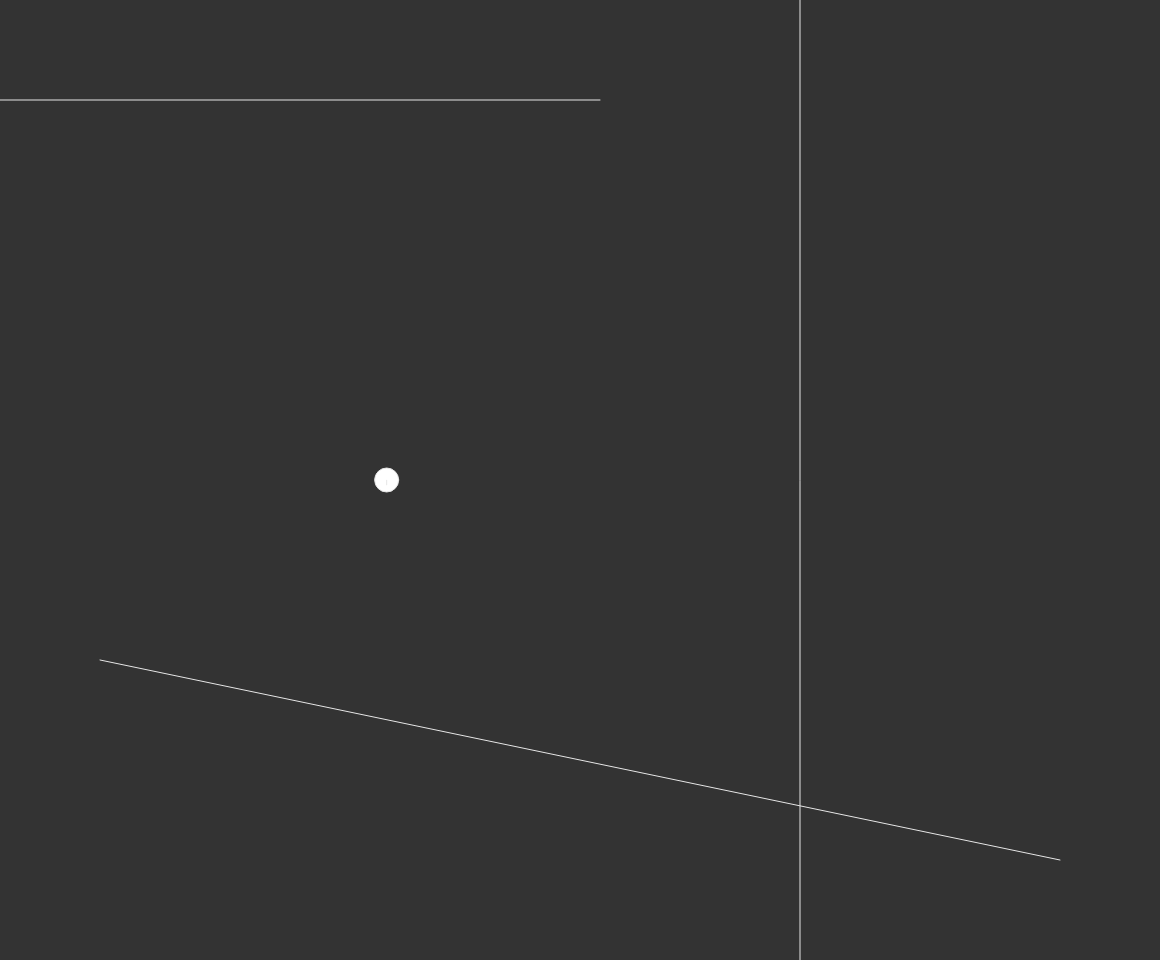
Frame 1 (no input)
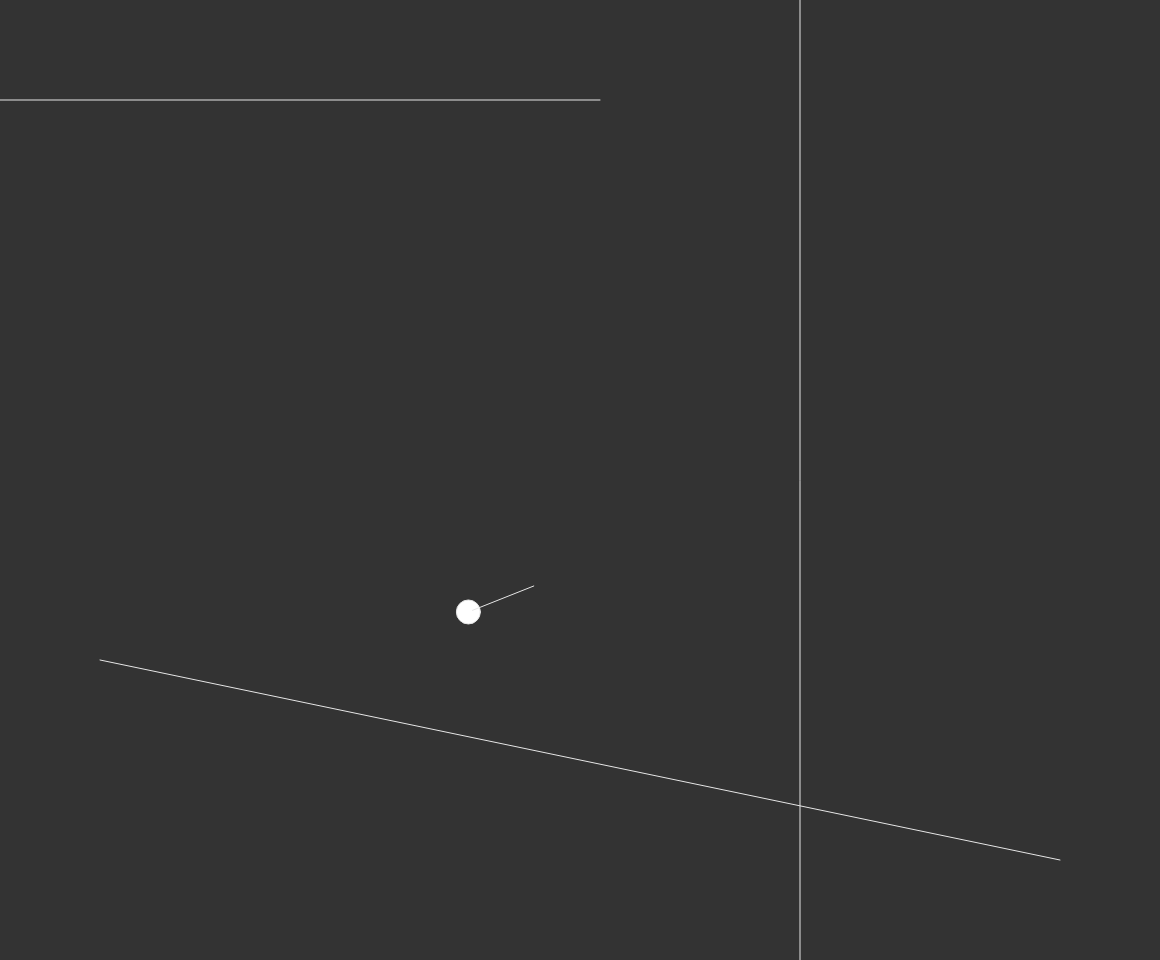
Frame 60 (no input)
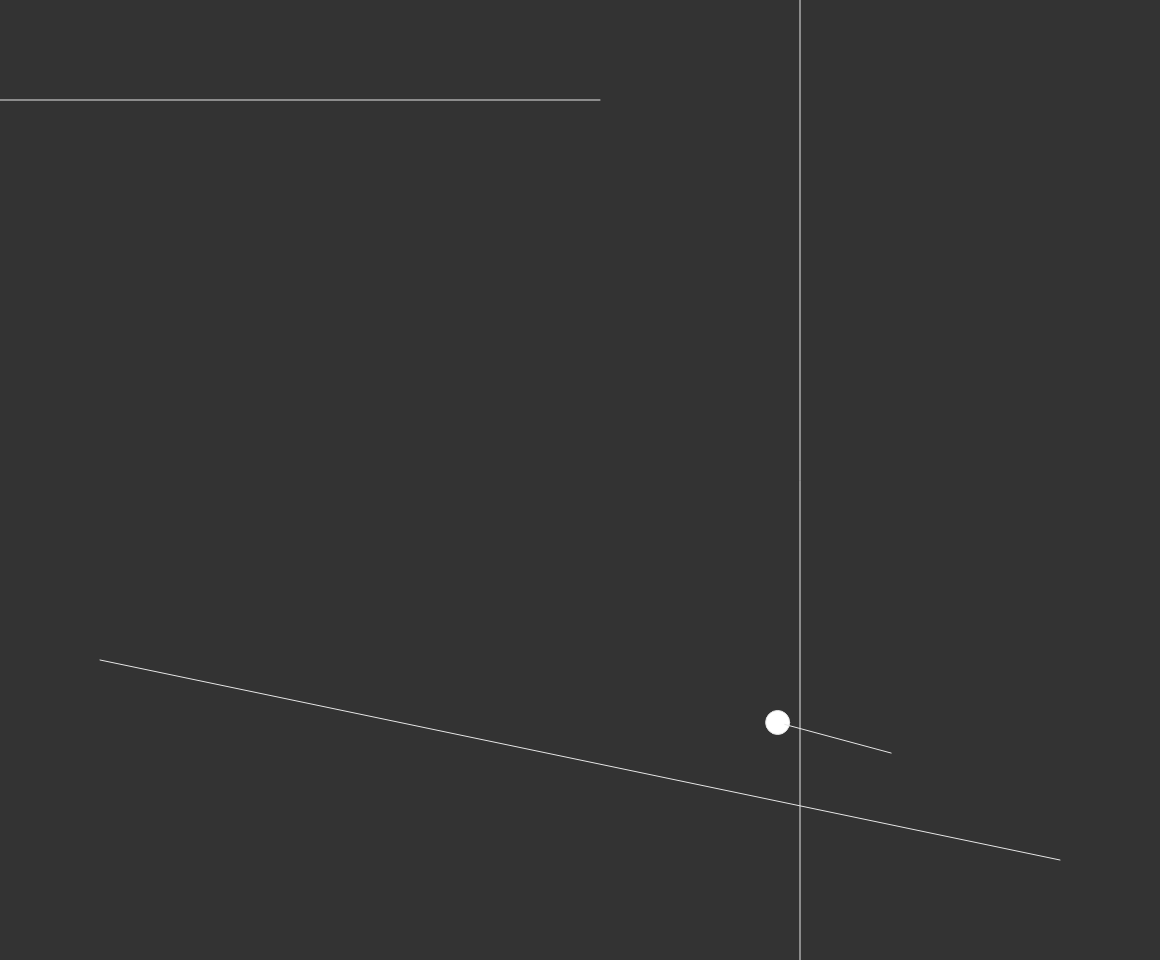
Frame 120 (the mouse pressed at the canvas centre since frame 60)

The p5.js sketch that drew these frames (run headless with seeded random() and noise() and a simulated clock; from frame 60 on, the mouse is pressed at the canvas centre):

// p5.js sketch
// ── sketch.js
var w = window.innerWidth - 40;
var h = window.innerHeight - 40;

var g = 0.3;
var elements = [];
var hasnumber = 0;
var bounce = 0.75;
var friction = 0.999;

function setup() {
	createCanvas(w, h);
  elements.push(new Ball(w/3,h/2));
  elements.push(new Line(100,h-300,w-100,h-100));
  elements.push(new Line(800,000,800,10000));
   elements.push(new Line(0,100,600,100));
}

function draw()	{
  //frameRate(12);
  //console.log(elements);
	background(51);
	stroke(230);
  for (let i = 0; i < elements.length; i++) {
    if(elements[i].type == "ball"){
      elements[i].show();
      elements[i].update();
    }else{
      elements[i].show();
    }
  }
}






/*
function abs(n){
  if(n>=0) return n;
  else return -n;
}
*/

function round2(n,p){
	return round(n*pow(10,p))/pow(10,p);
}

function distance_point_line(x0,y0,x1,y1,x2,y2){
  let pt1 = (y2 - y1) * x0;
  let pt2 = (x2 - x1) * y0;
  let pt3 = x2 * y1;
  let pt4 = y2 * x1;
  let pt5 = (y2 - y1) * (y2 - y1);
  let pt6 = (x2 - x1) * (x2 - x1);
  let dist = (abs(pt1-pt2+pt3-pt4)/sqrt(pt5+pt6));
  return dist;
}

// ── Ball.js
function Ball(x, y) {
  this.type = "ball";
  this.hash = hasnumber;
  hasnumber += 1;
  this.loc = new vector(x,y);
  this.v = new vector(0,0);
  this.a = new vector(0,0);
  this.r = 12;

  this.show = function(){
    ellipse(this.loc.x, this.loc.y, this.r*2);
  }

  this.update = function(){
    this.a.y = g;
    this.v.add(this.a);
    this.loc.add(this.v);
    for (let i = 0; i < elements.length; i++) {
      if(elements[i].hash != this.hash){
        if(elements[i].type == "line"){
          let dist = distance_point_line(this.loc.x,this.loc.y,elements[i].l1.x,elements[i].l1.y,elements[i].l2.x,elements[i].l2.y);
          if (dist <= this.r) {
            while(dist < this.r){
              dist = distance_point_line(this.loc.x,this.loc.y,elements[i].l1.x,elements[i].l1.y,elements[i].l2.x,elements[i].l2.y);
              let pt = new vector(this.v.x,this.v.y);
              pt.inc(-0.001);
              this.loc.add(pt);
            }

            let vzporedno = new vector (-elements[i].l1.x+elements[i].l2.x, -elements[i].l1.y+elements[i].l2.y);
            let pravokotno = new vector (elements[i].l2.y-elements[i].l1.y, elements[i].l1.x-elements[i].l2.x);

            let x1 = this.v.x;
            let y1 = this.v.y;
            let x2 = elements[i].l1.x-elements[i].l2.x;
            let y2 = elements[i].l1.y-elements[i].l2.y;

            let mag = sqrt(x1*x1+y1*y1);
            let magV = mag;
            let magL = sqrt(x2*x2+y2*y2);
            let calc = x1 * x2 + y1 * y2;
            let alfa = PI-acos((calc)/(magL*magV));
            console.log(degrees(alfa));

            let vzpMag = mag;
            let praMag = mag;
            vzpMag *= cos(alfa);
            praMag *= sin(alfa);
            round2(vzpMag,6);
            round2(praMag,6);

            vzporedno.setMag(vzpMag);
            pravokotno.setMag(praMag);
            vzporedno.inc(friction);
            pravokotno.inc(bounce);

            //line(this.loc.x,this.loc.y,this.loc.x+(pravokotno.x+vzporedno.x)*20,this.loc.y+(pravokotno.y+vzporedno.y)*20),
            this.v.set(pravokotno.x+vzporedno.x,pravokotno.y+vzporedno.y);
          }
        }
      }
    }
    line(this.loc.x,this.loc.y,this.loc.x+this.v.x*15,this.loc.y+this.v.y*15);
  }
}

// ── Line.js
function Line(x1,y1,x2,y2){
    this.type = "line";
    this.hash = hasnumber;
    hasnumber += 1;

    if(x2 < x1){
        let pt = y1;
        y1 = y2;
        y2 = pt;
    }

    this.l1 = new vector(min(x1,x2),y1);
    this.l2 = new vector(max(x1,x2),y2);

    this.show = function(){
        line(this.l1.x,this.l1.y,this.l2.x,this.l2.y);
    }
}

// ── mouse.js
var mouse_pressed_before;
var mouse_type;
var mouse_x_1 = 0;
var mouse_y_1 = 0;
var mouse_x_2 = 0;
var mouse_y_2 = 0;

function mouse() {
	if (mouseIsPressed && !mouse_pressed_before){
		mouse_type = mouseButton;
		mouse_x_1 = mouseX;
		mouse_y_1 = mouseY;
		mouse_pressed_before = true;
	}else if (mouseIsPressed && mouse_pressed_before){
		mouse_x_2 = mouseX;
		mouse_y_2 = mouseY;
		line(mouse_x_1,mouse_y_1,mouse_x_2,mouse_y_2);
	}else if (!mouseIsPressed && mouse_pressed_before){
		if(mouse_type === CENTER){
			elements.push(new Line(mouse_x_1,mouse_y_1,mouse_x_2,mouse_y_2));
		}else if(mouse_type === LEFT){
			elements.push(new Ball(mouse_x_1,mouse_y_1,(mouse_x_1-mouse_x_2)*0.05,(mouse_y_1-mouse_y_2)*0.05));
		}
		mouse_pressed_before = false;
	}
}

// ── vector.js
function vector(x, y) {
  this.x = x;
  this.y = y;

  this.set = function(x, y) {
    this.x = x;
    this.y = y;
  }
  this.add = function(v){
    this.x += v.x;
    this.y += v.y;
  }
  this.sub = function(v){
    this.x -= v.x;
    this.y -= v.y;
  }
  this.inc = function(a){
    this.x *= a;
    this.y *= a;
  }
  this.setMag = function(new_mag){
      let mag = sqrt(this.x*this.x+this.y*this.y);
      this.x = this.x * new_mag / mag;
      this.y = this.y * new_mag / mag;
  }
}
